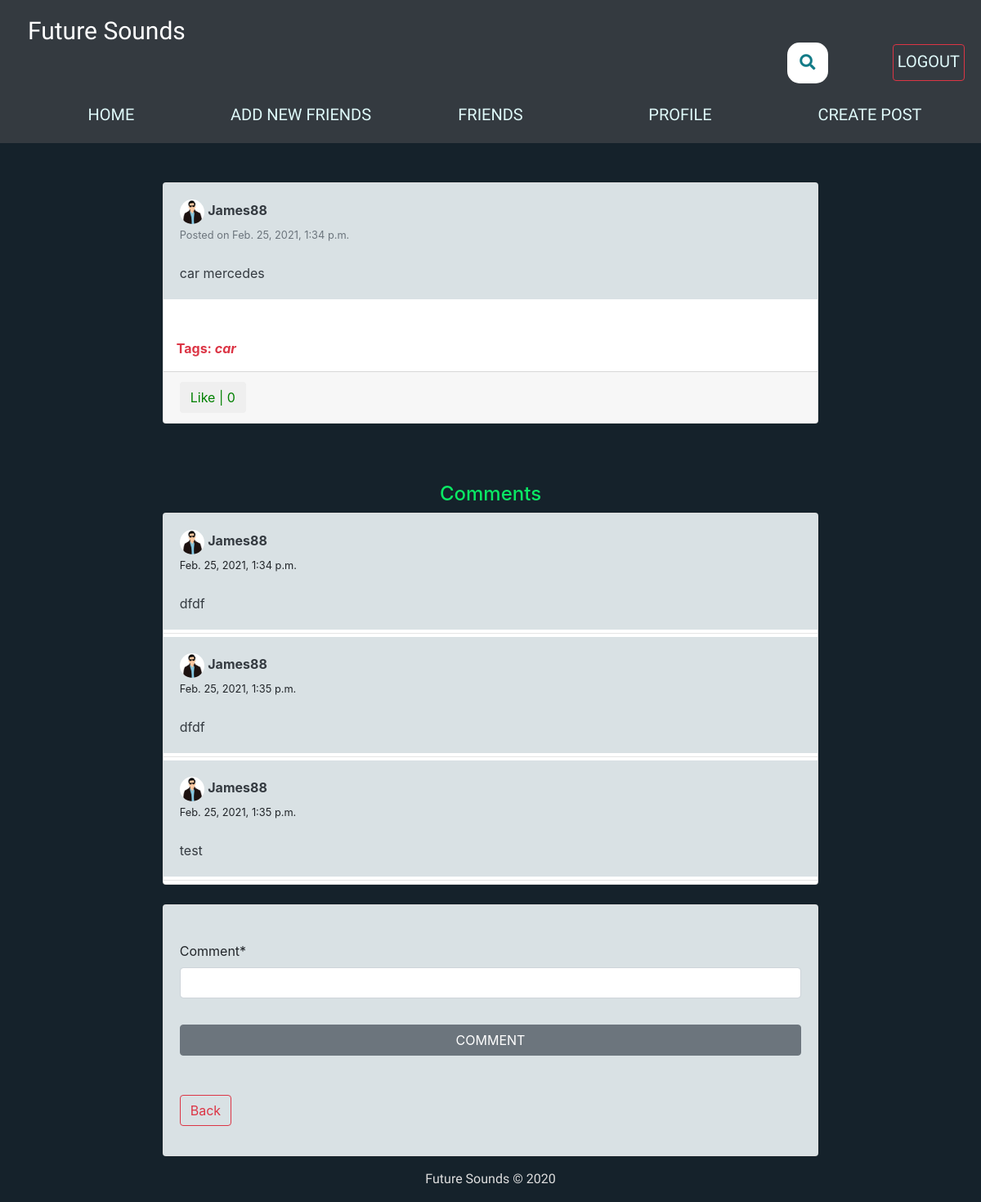
The page /post/38/ (signed in) on the database its author committed.
### feed/models.py (models this page shows, shortened)
class Post(models.Model):
	description = models.TextField(max_length=255)
	pic = models.ImageField(upload_to='path/to/img', blank=True)
	date_posted = models.DateTimeField(default=timezone.now)
	user_name = models.ForeignKey(User, on_delete=models.CASCADE)
	tags = models.CharField(max_length=100, blank=True)

class Comments(models.Model):
	post = models.ForeignKey(Post, related_name='details', on_delete=models.CASCADE)
	username = models.ForeignKey(User, related_name='details', on_delete=models.CASCADE)
	comment = models.CharField(max_length=255)
	comment_date = models.DateTimeField(default=timezone.now)

### users/models.py (models this page shows, shortened)
class Profile(models.Model):
    user = models.OneToOneField(User, on_delete=models.CASCADE)
    image = models.ImageField(default='default.png', upload_to='profile_pics')
    slug = AutoSlugField(populate_from='user')
    bio = models.CharField(max_length=255, blank=True)
    friends = models.ManyToManyField('Profile', blank=True)
    def get_absolute_url(self):
        return "/users/{}".format(self.slug)

### feed/views.py (the view)
# urls.py: path('post/<int:pk>/', views.post_detail, name='post-detail'),
@login_required
def post_detail(request, pk):
    post = get_object_or_404(Post, pk=pk)
    user = request.user
    is_liked =  Like.objects.filter(user=user, post=post)
    if request.method == 'POST':
        form = NewCommentForm(request.POST)
        if form.is_valid():
            data = form.save(commit=False)
            data.post = post
            data.username = user
            data.save()
            return redirect('post-detail', pk=pk)
    else:
        form = NewCommentForm()
    return render(request, 'feed/post_detail.html', {'post':post, 'is_liked':is_liked, 'form':form})

### feed/forms.py
class NewCommentForm(forms.ModelForm):
	class Meta:
		model = Comments
		fields = ['comment']

### feed/templates/feed/post_detail.html (shortened to what this page needs)
{% extends "feed/layout.html" %}
{% load static %}
{% load crispy_forms_tags %}
{% block searchform %}
<div class="container2">
<link rel="stylesheet" href="https://use.fontawesome.com/releases/v5.3.1/css/all.css"
integrity="sha384-mzrmE5qonljUremFsqc01SB46JvROS7bZs3IO2EmfFsd15uHvIt+Y8vEf7N7fWAU">
<form class="searchbar" action="{% url 'search_posts' %}" method="get"">
  <button id="search_btn" type="submit">
  <i class="fa fa-search"></i>
  </button>
</form>
</div>
{% endblock searchform %}
{% block content %}
	<div class="container">
	    <div class="row">
	      <div class="col-xl-9 col-md-10 m-auto order-xl-2 mb-5 mb-xl-0">
	        <div class="card card-signin my-5">
	          <div class="card-body">
	          	<a href="{{ post.user_name.profile.get_absolute_url }}"><img src="{{ post.user_name.profile.image.url }}" class="rounded-circle" width="30" height="30" alt=""></a>
	          	<a class="text-dark" href="{{ post.user_name.profile.get_absolute_url }}"><b>{{ post.user_name }}</b></a>
	          	<br><small class="text-muted">Posted on {{ post.date_posted }}</small>
	          	<br><br>
	            <p class="card-text text-dark">{{ post.description }}</p>
	          </div>
			  {% if post.pic %}
	          <a href="{{ post.pic.url }}"><img class="card-img-top" src="{{ post.pic.url }}" alt=""></a>
			  {% endif %}
	          {% if post.tags %}
	          <br><p class="text-danger ml-3"><b>Tags: <i>{{ post.tags }}</i></b></p>
	          {% endif %}
	          <div class="card-footer">
	          	<button class="btn btn-white mr-3 like" id="{{ post.id }}">
			        {% if is_liked %}
			            <a href="{% url 'post-like' %}" style="color:red;" id="likebtn{{ post.id }}"> Unlike | {{post.likes.count}}</a>
			        {% else %}
			            <a href="{% url 'post-like' %}" style="color:green;" id="likebtn{{ post.id }}"> Like | {{post.likes.count}}</a>
			        {% endif %}
			    </button>
	          </div>
	        </div>
	  	   </div>
	    </div>
	    <br>
		<h4 class="comment_text">Comments</h4>
		<div class="row">
	    	<div class="col-xl-9 col-md-10 m-auto order-xl-2 mb-0 mb-xl-0">
	    		{% if post.details.all %}
	    		<div class="card card-signin my-0">
	    		{% for detail in post.details.all %}
	    			<div class="card-body">
	    				<a href="{{ detail.username.profile.get_absolute_url }}">
	    					<img src="{{ detail.username.profile.image.url }}" class="rounded-circle" width="30" height="30" alt="">
	    				</a>
	          			<a class="text-dark" href="{{ detail.username.profile.get_absolute_url }}"><b>{{ detail.username }}</b></a>
	          			<br><small>{{ detail.comment_date }}</small><br><br>
	          			<p class="card-text text-dark">{{ detail.comment }}</p>
	    			</div>
	    			<hr class="my-1">
	    		{% endfor %}
	    		</div>
	    		{% else %}
	    			<p>No comments to show!</p>
	    		{% endif %}
	    	</div>
	    </div>
		<br>
	    <div class="row">
	    	<div class="col-xl-9 col-md-10 m-auto order-xl-2 mb-5 mb-xl-0">
	    		<div class="card card-signin my-0">
	    			<div class="card-body">
	    				<form class="form-signin" method = "POST">
				            <fieldset class="form-group"><br>
				                {{ form|crispy }}
				            </fieldset>
				            <div class="form-group">
				                <button class="btn btn-secondary btn-block text-uppercase" type="submit">Comment</button><br>
								<br>
								<a class="btn btn-outline-danger" href="{% url 'home' %}">Back</a>
				            </div>
	    			</div>
	    		</div>
	    	</div>
	    </div>
	</div>
{% endblock content %}

### feed/static/css/custom.css (style rules this page uses)
html { overflow-y: scroll; overflow-x: scroll; -webkit-tap-highlight-color:transparent; box-sizing: border-box; }
*, *:before, *:after { box-sizing: inherit; }
body { background-color: #15222b; overflow: hidden; }
html { -o-user-select: none; -moz-user-select: none; -webkit-user-select: none; user-select: none; }
p,a,h1,h2,h3,h4,h5,h6,li,td,article { -o-user-select: text; -moz-user-select: text; -webkit-user-select: text; user-select: text; }
.container2 { width: 100%; top: 10px; left: 10%; position: absolute; margin: 0px; }
#search_btn { border: none; background: none; }
.searchbar { position: absolute; top: 32px; right: 25%; transition: all 1s; width: 50px; height: 50px; background: white; box-sizing: border-box; border-radius: 15px; border: 4px solid white; padding: 20px; }
.fa-search { box-sizing: border-box; padding: 10px; width: 42.5px; height: 42.5px; position: absolute; top: 0; right: 0; border-radius: 50%; color: #127b87; text-align: center; font-size: 1.2em; transition: all 1s; }
.card-body { background-color: #d9e1e4; }
.comment_text { color: #0ae964; position: relative; text-align: center; }

### rows shown on the page
Post: user_name.profile.image (picture), user_name "James88", date_posted "Feb. 25, 2021, 1:34 p.m.", description "car mercedes", tags "car", likes.count "0"
Comments: username.profile.image (picture), username "James88", comment_date "Feb. 25, 2021, 1:34 p.m.", comment "dfdf"
Comments: username.profile.image (picture), username "James88", comment_date "Feb. 25, 2021, 1:35 p.m.", comment "dfdf"
Comments: username.profile.image (picture), username "James88", comment_date "Feb. 25, 2021, 1:35 p.m.", comment "test"
